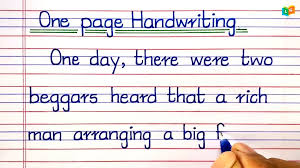
#> input picture flask/temp_input.png, 300 x 168 px
$ python -i pipeline_utils.py   (imports and definitions only)
#> lines starting #> are read from the running program, lines starting #| are printed output that depends on the picture
#> further down, picture is the input picture: PIL image 300x168 RGB; mean R, G, B 227.1, 219.7, 222.8
from PIL import Image
import numpy as np
import cv2
import logging
import os
import math
from doctr.io import DocumentFile

logger = logging.getLogger(__name__)

def find_best_document_contour(contours, img):
    """
    Finds the best contour that likely represents a document by checking
    geometry and brightness.
    """
    contours = sorted(contours, key=cv2.contourArea, reverse=True)[:10]

    img_area = img.shape[0] * img.shape[1]

    for c in contours:
        peri = cv2.arcLength(c, True)
        approx = cv2.approxPolyDP(c, 0.02 * peri, True)

        if len(approx) == 4:
            contour_area = cv2.contourArea(approx)
            # Check if contour is reasonably large but not the whole image
            if 0.1 < (contour_area / img_area) < 0.95 and cv2.isContourConvex(approx):
                # Check if the contour is mostly white, as a document should be
                mask = np.zeros(img.shape[:2], dtype="uint8")
                cv2.drawContours(mask, [approx], -1, 255, -1)

                # We need to handle potential divide by zero if mask area is 0
                mask_area = cv2.countNonZero(mask)
                if mask_area == 0:
                    continue

                # Use RGB image for mean calculation
                mean_val = cv2.mean(img, mask=mask)[:3]
                mean_brightness = np.mean(mean_val)

                # A document should be bright (higher values)
                if mean_brightness > 128:
                    return approx

    return None

def correct_perspective(pil_img):
    """
    Corrects perspective on challenging images, especially open books with curves and shadows.
    This version uses aggressive thresholding and morphological operations to isolate the document
    and then finds the minimum area rectangle to handle non-flat surfaces.
    """
    try:
        img = np.array(pil_img.convert("RGB"))
        original_image = img.copy()

        # 1. Preprocessing
        gray = cv2.cvtColor(img, cv2.COLOR_RGB2GRAY)
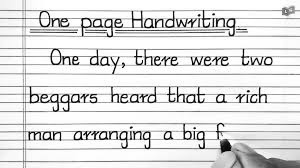
#> gray: shape (168, 300); min 1, max 255, mean 222.3

        # Using a bilateral filter is better at preserving edges while removing noise.
        # This helps separate the page from the background.
        blurred = cv2.bilateralFilter(gray, 9, 75, 75)
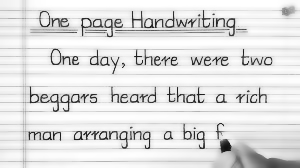
#> blurred: shape (168, 300); min 16, max 255, mean 225

        # Adaptive thresholding is key for handling the uneven lighting and shadows.
        thresh = cv2.adaptiveThreshold(blurred, 255,
                                       cv2.ADAPTIVE_THRESH_GAUSSIAN_C,
                                       cv2.THRESH_BINARY_INV, 21, 5)
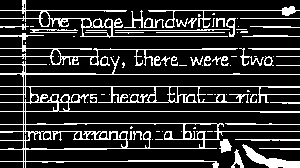
#> thresh: shape (168, 300); 18% white in thin lines or dots

        # 2. Morphological Operations
        # Use a large kernel to close gaps and merge the book pages into a single blob.
        kernel = cv2.getStructuringElement(cv2.MORPH_RECT, (20, 20))
        closed = cv2.morphologyEx(thresh, cv2.MORPH_CLOSE, kernel, iterations=3)
#> closed: shape (168, 300); every value is 255

        # Erode and dilate to remove any small noise that survived the closing.
        closed = cv2.erode(closed, None, iterations=2)
        closed = cv2.dilate(closed, None, iterations=2)

        # 3. Find Contours
        contours, _ = cv2.findContours(closed, cv2.RETR_EXTERNAL, cv2.CHAIN_APPROX_SIMPLE)
#> contours = [[[0, 0], [0, 167], [299, 167], [299, 0]]]

        if not contours:
            logger.error("No contours found after aggressive preprocessing. Cannot correct perspective.")
            return pil_img

        # Try to find a 4-point document contour first
        doc_contour = find_best_document_contour(contours, original_image)
#> the loop in find_best_document_contour, `for c in contours:` made 1 pass
#> (peri, approx, contour_area) on pass 1: (932, [[0, 0], [0, 167], [299, 167], [299, 0]], 49933)

        # 4. Get Bounding Box and Warp
        if doc_contour is not None:
            # Found a good 4-point contour, use it
            logger.info("Found a 4-point document contour, using it for perspective correction.")
            pts = doc_contour.reshape(4, 2).astype("float32")

            # Order the points for the transform
            ordered_pts = np.zeros((4, 2), dtype="float32")
            s = pts.sum(axis=1)
            ordered_pts[0] = pts[np.argmin(s)]
            ordered_pts[2] = pts[np.argmax(s)]
            diff = np.diff(pts, axis=1)
            ordered_pts[1] = pts[np.argmin(diff)]
            ordered_pts[3] = pts[np.argmax(diff)]

        else:
            # Fallback to the largest contour and minAreaRect
            logger.warning("Could not find a clear 4-point document contour. Falling back to minAreaRect.")
            c = max(contours, key=cv2.contourArea)
#> c = [[0, 0], [0, 167], [299, 167], [299, 0]]

            if cv2.contourArea(c) < (img.shape[0] * img.shape[1] * 0.1):
                 logger.warning("Largest contour is too small. Returning original image.")
                 return pil_img

            # This is the most important step for handling the curved book.
            # It finds the tightest 4-point bounding box around the largest contour.
            rect = cv2.minAreaRect(c)
#> rect = ((149.5, 83.5), (167, 299), -90)

            # Get the 4 corners of the bounding box
            box = cv2.boxPoints(rect)
#> box = [[299, 167], [-5.11e-15, 167], [0, 0], [299, 0]]
            box = np.intp(box)
#> box = [[299, 167], [0, 167], [0, 0], [299, 0]]

            # Order the points for the transform
            pts = box.astype("float32")
#> pts = [[299, 167], [0, 167], [0, 0], [299, 0]]
            ordered_pts = np.zeros((4, 2), dtype="float32")
            s = pts.sum(axis=1)
#> s = [466, 167, 0, 299]
            ordered_pts[0] = pts[np.argmin(s)]
            ordered_pts[2] = pts[np.argmax(s)]
            diff = np.diff(pts, axis=1)
#> diff = [-132, 167, 0, -299]
            ordered_pts[1] = pts[np.argmin(diff)]
            ordered_pts[3] = pts[np.argmax(diff)]

        (tl, tr, br, bl) = ordered_pts

        widthA = np.sqrt(((br[0] - bl[0]) ** 2) + ((br[1] - bl[1]) ** 2))
        widthB = np.sqrt(((tr[0] - tl[0]) ** 2) + ((tr[1] - tl[1]) ** 2))
        maxWidth = max(int(widthA), int(widthB))

        heightA = np.sqrt(((tr[0] - br[0]) ** 2) + ((tr[1] - br[1]) ** 2))
        heightB = np.sqrt(((tl[0] - bl[0]) ** 2) + ((tl[1] - bl[1]) ** 2))
        maxHeight = max(int(heightA), int(heightB))

        if maxWidth == 0 or maxHeight == 0:
            logger.error("Calculated warped dimensions are zero. Aborting.")
            return pil_img

        dst = np.array([
            [0, 0],
            [maxWidth - 1, 0],
            [maxWidth - 1, maxHeight - 1],
            [0, maxHeight - 1]], dtype="float32")

        M = cv2.getPerspectiveTransform(ordered_pts, dst)
#> M = [[0.997, 0, 0], [0, 0.994, 0], [0, 0, 1]]
        warped = cv2.warpPerspective(original_image, M, (maxWidth, maxHeight))
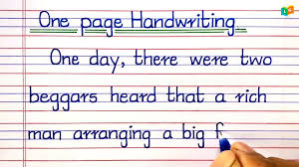
#> warped: shape (167, 299, 3); mean R, G, B 227.1, 219.8, 222.9

        logger.info("Perspective corrected successfully.")
        return Image.fromarray(warped)

    except Exception as e:
        logger.error(f"Critical error in perspective correction: {str(e)}", exc_info=True)
        return pil_img

# [85 lines left out: functions remove_horizontal_lines, segment_image_into_lines, not called in this run]

>>> from PIL import Image
>>> picture = Image.open('temp_input.png')
>>> result = correct_perspective(picture)
